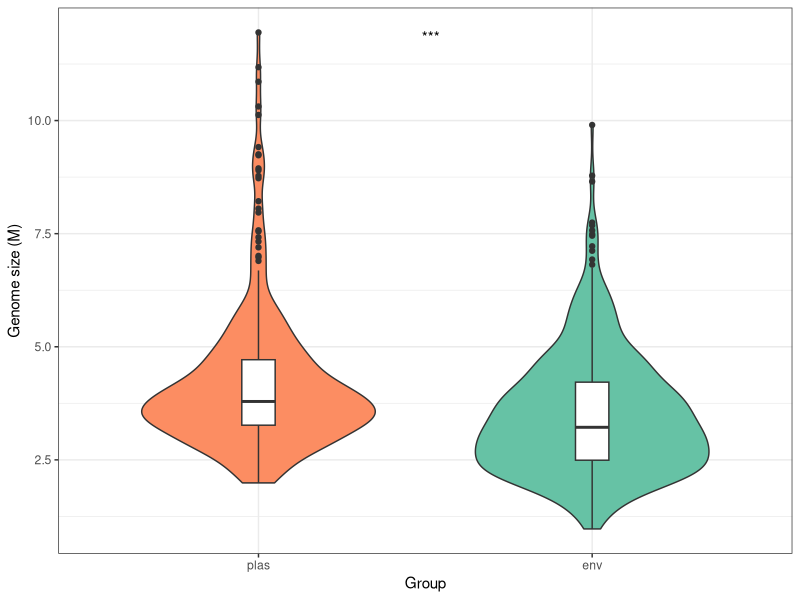
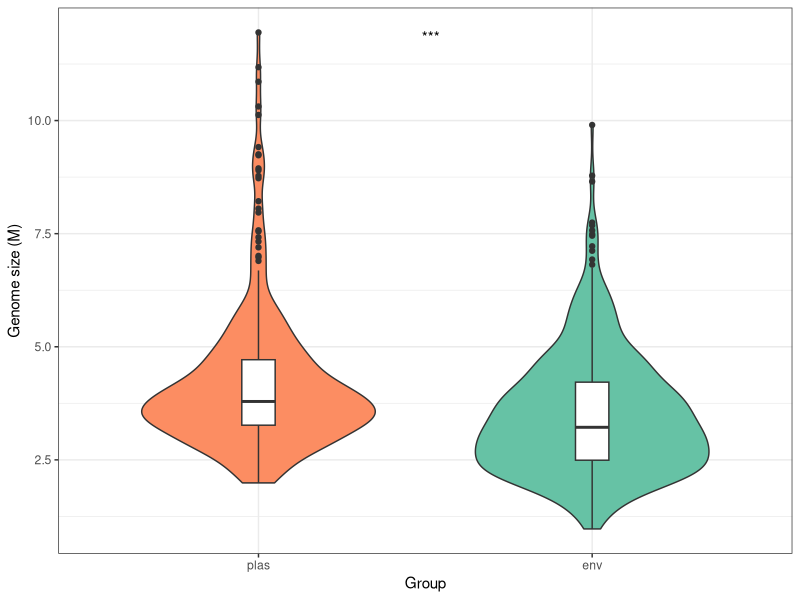

Generate these figures, in order, with R:
pkgs <- c("ggplot2", "ggpubr", "dplyr")
for (p in pkgs) {
  if (!requireNamespace(p, quietly = TRUE)) {
    install.packages(p)
  }
  library(p, character.only = TRUE)
}

data_df <- read.csv("./data/Fig6b.csv")
plot_data <- data_df %>% 
  mutate(group = factor(group, levels = c("plas", "env"))) 

label_y <- max(plot_data[["Genome_Size"]]) * 0.98

# Violin plot
ggplot(plot_data, aes(x = group, y = .data[["Genome_Size"]], fill = group)) +
  geom_violin(scale = "width", width = 0.7) +
  geom_boxplot(width = 0.1, fill = "white") +  # Boxplot inside the violin
  stat_compare_means(label = "p.signif", method = "t.test", 
                     label.x = 1.5, label.y = label_y,
                     symnum.args = list(cutpoints = c(0, 0.001, 0.01, 0.05, Inf),
                                        symbols = c("***", "**", "*", "ns"))) +
  labs(title = NULL,
       x = "Group",
       y = "Genome size (M)") +
  theme_bw() +
  theme(plot.title = element_text(hjust = 0.5),
        legend.position = "none") +
  scale_fill_brewer(palette = "Set2", direction = -1)

ggsave("./figures/Fig6b.pdf", width = 6, height = 6)
